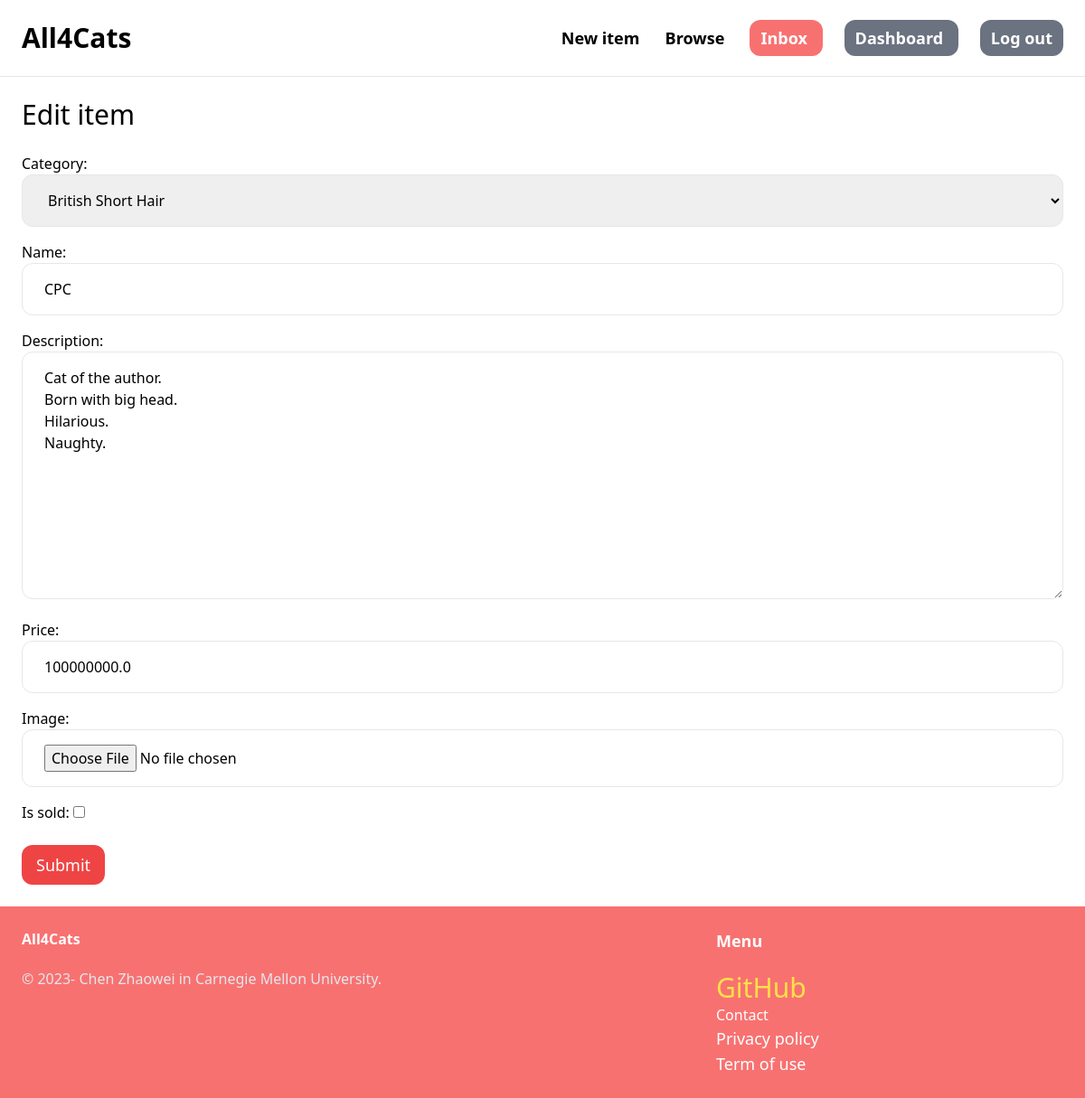
Page /item/1/edit_item (signed in) on the committed database.
### item/models.py (models this page shows, shortened)
class Item(models.Model):
    category = models.ForeignKey(Category, related_name='items', null=True, blank=True, on_delete=models.CASCADE)
    gender = models.ForeignKey(Gender, related_name='items', null=True, blank=True, on_delete=models.CASCADE)
    birth = models.DateTimeField(blank=True, null=True)
    name = models.CharField(max_length=255)
    today = date.today()
    description = models.TextField(blank=True, null=True)
    price = models.FloatField()
    image = models.ImageField(upload_to='item_images', blank=True, null=True)
    is_sold = models.BooleanField(default=False)
    created_by = models.ForeignKey(User, related_name='items', on_delete=models.CASCADE)
    created_at = models.DateField(auto_now_add=True)

class Category(models.Model):
    name = models.CharField(max_length=255)
    class Meta:
        ordering = ('name',)
        verbose_name_plural = 'Categories'
    def __str__(self):
        return self.name

### item/views.py (the view)
# urls.py: path('<int:pk>/edit_item', views.edit_item, name='edit_item'),
@login_required
def edit_item(request, pk):
    item = get_object_or_404(Item, pk=pk, created_by=request.user)
    if request.method == 'POST':
        form = EditItemForm(request.POST, request.FILES, instance=item)
        if form.is_valid():
            form.save()
            return redirect('item:detail', pk=item.id)
    form = EditItemForm(instance=item)
    return render(request, 'item/form.html', {
        'form': form,
        'title': 'Edit item',
    })

### item/forms.py
class EditItemForm(forms.ModelForm):
    class Meta:
        model = Item
        fields = ('category', 'name', 'description', 'price', 'image', 'is_sold')
        widgets  ={
            'category': forms.Select(attrs={
                'class': INPUT_CLASS
            }),
            'name': forms.TextInput(attrs={
                'class': INPUT_CLASS
            }),
            'description': forms.Textarea(attrs={
                'class': INPUT_CLASS
            }),
            'price': forms.TextInput(attrs={
                'class': INPUT_CLASS
            }),
            'image': forms.FileInput(attrs={
                'class': INPUT_CLASS
            })
        }

### item/templates/item/form.html (shortened to what this page needs)
{% extends 'core/base.html' %}
{% block content %}
<h1 class="mb-6 text-3xl">{{title}}</h1>
<form method="post" action="." enctype="multipart/form-data">
    <div class="space-y-4">
        {{ form.as_p }}
    </div>
     <button class="mt-6 py-2 px-4 text-lg bg-red-500 hover:bg-red-700 rounded-xl text-white">Submit</button>
</form>
{% endblock %}

### rows in the picture
Item: category "British Short Hair", description "Cat of the author. Born with big head. Hilarious. Naughty.", price "100000000.0"
Category: name "CPC"

### other values in the picture
{{ title }} "Edit item"
